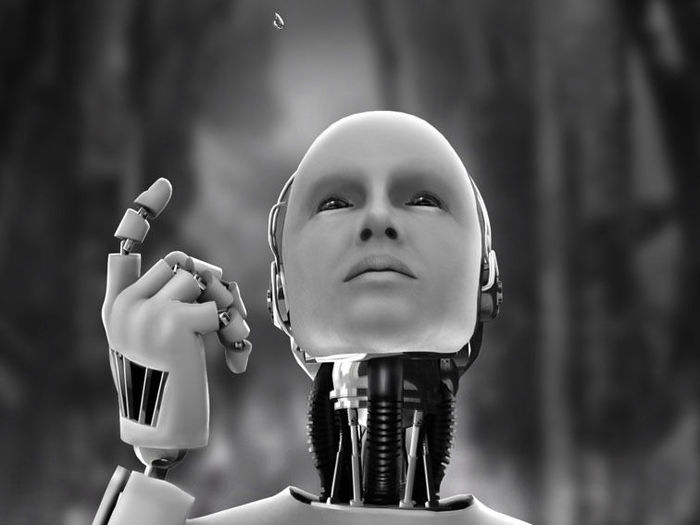
#> input picture greatbuger/0000/face.jpg, 700 x 525 px, found by its file name
$ python 0000.py
#> lines starting #> are read from the running program, lines starting #| are printed output that depends on the picture
'''from PIL import Image,ImageFont,ImageDraw

class UnreadTag:
    def __init__(self):
        self.img = None
        self.num = None

    def open(self,image_path):
        self.img = Image.open(image_path)
        return True

    def draw(self,tag_num = 1):
        tag_size = max(self.img.size[0],self.img.size[1]) / 5
        tag_str = str(tag_num) if tag_num < 100 else '99+'
        font = ImageFont.truetype("simsun.ttc",tag_size)
        px = self.img.size[0]-font.getsize(tag_str)[0]
        draw_pen = ImageDraw.Draw(self.img)
        draw_pen.text((px,0), tag_str, (255,0,0), font)
        self.img.save('D:/python workSpace/showmethecode/0000/face' + tag_str + '.jpg')
        return True


solver = UnreadTag()
solver.open('D:/python workSpace/showmethecode/0000/face.jpg')
solver.draw(25)
'''


from PIL import Image,ImageDraw,ImageFont

class UnreadInformation:
    def __init__(self):
        self.image = None
        self.unread = None

    def open(self,image_path):
        self.image = Image.open(image_path)
#> self.image is the input picture: PIL image 700x525 RGB; mean R, G, B 82.2, 82.2, 82.4
        return True

    def draw(self,unread = 1):
#> called with unread = 25
        unread_str = str(unread) if unread < 100 else '99+'
        unread_size = max(self.image.size[0],self.image.size[1]) / 4
#> unread_size = 175
        font = ImageFont.truetype("simsun.ttc",unread_size)
        location_x = (self.image.size[0] - font.getsize(unread_str)[0])
#> location_x = 477

        draw = ImageDraw.Draw(self.image)
        draw.text((location_x,0),unread_str,(255,0,0),font)

        self.image.save('D:/python workSpace/showmethecode/0000/face' + unread_str + '.jpg')
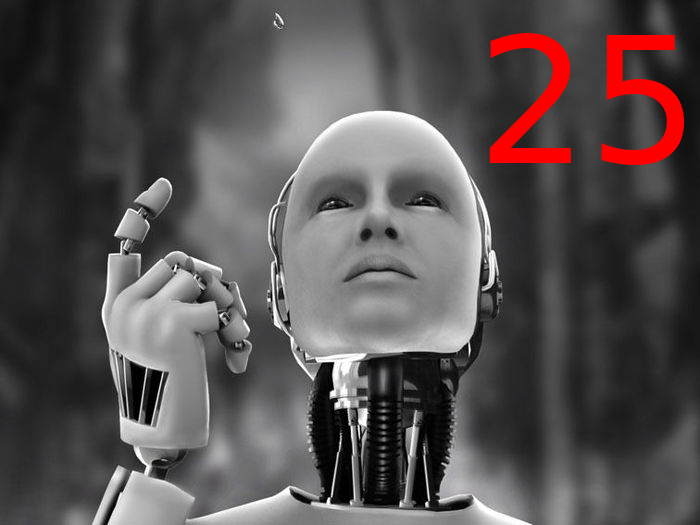
#> saved as face25.jpg: PIL image 700x525 RGB; mean R, G, B 87, 81, 81.2
        return True

test = UnreadInformation()
test.open('D:/python workSpace/showmethecode/0000/face.jpg')
test.draw(25)
